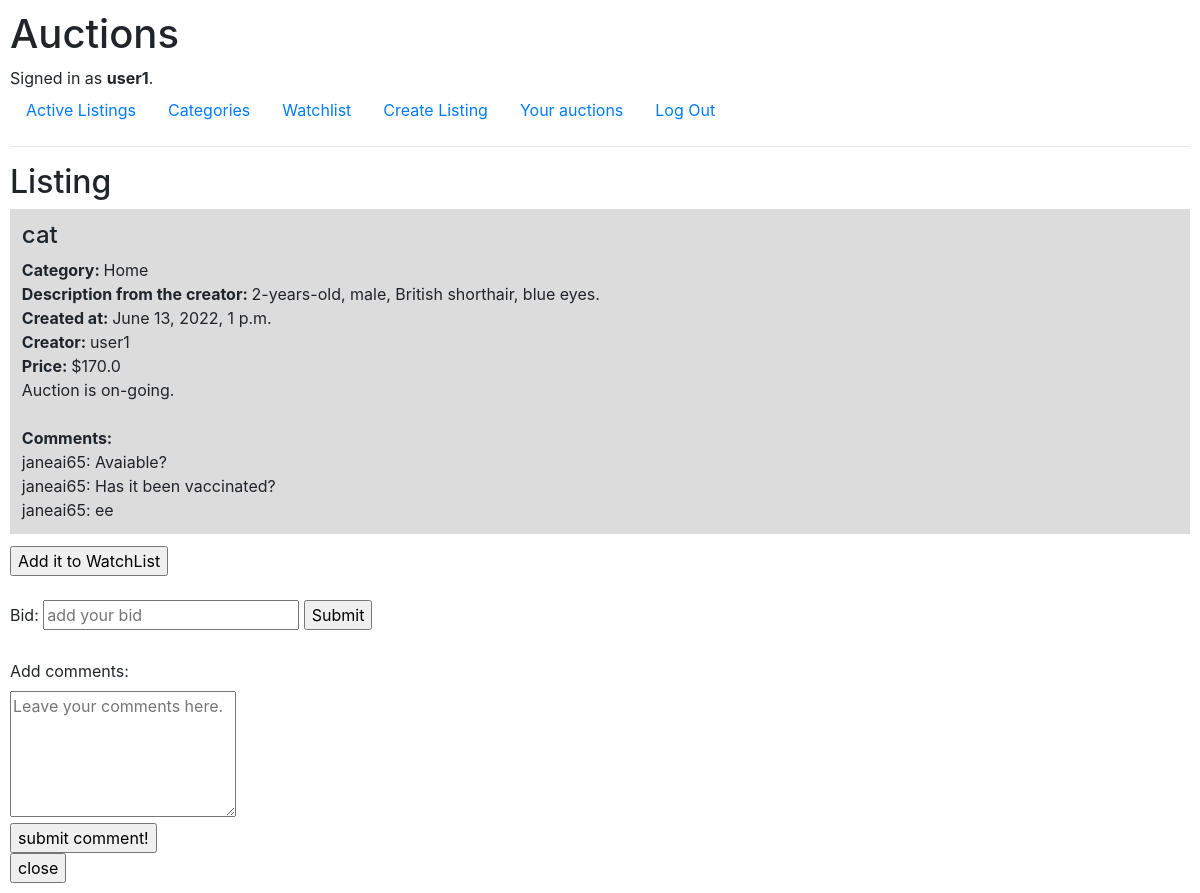
The page /listing/1 (signed in) on the database its author committed.
### auctions/models.py (models this page shows, shortened)
class User(AbstractUser):
    pass

class Listing(models.Model):
    title = models.CharField(max_length=64)
    description = models.CharField(max_length=256)
    created_date = models.DateTimeField(auto_now=True)
    starting_bid = models.FloatField(blank=True, null=True)
    current_bid = models.FloatField(blank=True, null=True)
    creator = models.ForeignKey(User, on_delete=models.CASCADE, blank=True, null=True, related_name="creator")
    current_bidder = models.ForeignKey(User, on_delete=models.CASCADE, blank=True, null=True, related_name="winner")
    watchers = models.ManyToManyField(User, blank=True, related_name="wishlistings")
    is_active = models.BooleanField(default=True)
    CATEGORY_CHOICES = [
        ('FASHION', 'Fashion'),
        ('TOYS', 'Toys'),
        ('ELECTRONICS', 'Electronics'),
        ('HOME','Home')
    ]
    category = models.CharField(
        max_length=24,
        choices = CATEGORY_CHOICES,
    )

class Comment(models.Model):
    commentor = models.ForeignKey(User, on_delete=models.CASCADE, blank=True, null=True, related_name="user_comments")
    comment_content = models.CharField(max_length=256)
    date = models.DateTimeField(auto_now=True)
    listing = models.ForeignKey(Listing, on_delete=models.CASCADE, blank=True, null=True, related_name="comments")

### auctions/views.py (the view, shortened to what this page needs)
# urls.py: path("listing/<int:listing_id>", views.listing, name="listing"),
@login_required
def listing(request, listing_id):
    listing = Listing.objects.get(id=listing_id)
    user = request.user
    is_watched = user.wishlistings.filter(id=listing.id)
    is_creator = (listing.creator == user)
    return render(request, "auctions/listing.html", {
        "listing": listing,
        "is_watched": is_watched,
        "is_creator" : is_creator,
        "comments": listing.comments.all()
    })

### auctions/templates/auctions/listing.html (shortened to what this page needs)
{% extends "auctions/layout.html" %}
{% block body %}
    <h2>Listing</h2>
    <div style="border: 10px; padding:1%; background-color: gainsboro; margin-bottom: 1%;">
        <div><h4>{{ listing.title }}</h4></div>
        <div><b>Category: </b>{{ listing.category.capitalize }}</div>
        <div><b>Description from the creator: </b>{{ listing.description }}</div>
        <div><b>Created at: </b>{{ listing.created_date }}</div>
        <div><b>Creator: </b>{{ listing.creator }}</div>
        <div><b>Price: </b>${{listing.current_bid}}</div>
        {% if listing.is_active %}
            <div>Auction is on-going.</div>
        {% else %}
            <div>Acution is finished.</div>
            <div>{{ listing.current_bidder }} won the auction. </div>
        {% endif %}
        <div><b>Comments:</b></div>
        {% for comment in comments %}
            <div>{{ comment.commentor }}: {{ comment.comment_content }}</div>
        {% endfor %}
    </div>
    {% if listing.is_active %}
        <form action="{% url 'listing' listing.id %}" method="POST">
            {% if is_watched %}
                <input type="submit"  name="update_watchlist" value="Remove from WatchList">
            {% else %}
                <input type="submit" name="update_watchlist" value="Add it to WatchList">
            {% endif %}
        </form>
        <form action="{% url 'listing' listing.id %}" method="POST">
            <label>Bid: </label>
            <input type="number" name="bid" placeholder="add your bid">
            <input type="submit" name="submit_bid">
        </form>
        <form action="{% url 'listing' listing.id %}" method="POST">
            <label>Add comments:</label></br>
            <textarea type="text" name="comment" cols="20" rows="5" placeholder="Leave your comments here."></textarea></br>
            <input type="submit" name="submit_comment" value="submit comment!">
        </form>
        {% if is_creator %}
            <form action="{% url 'listing' listing.id %}" method="POST">
                <input type="submit" name="close_auction" value="close">
            </form>
        {% endif %}
    {% endif %}
{% endblock %}

### auctions/templates/auctions/layout.html (shortened to what this page needs)
{% load static %}
<!DOCTYPE html>
<html lang="en">
    <head>
        <link rel="stylesheet" href="https://stackpath.bootstrapcdn.com/bootstrap/4.4.1/css/bootstrap.min.css">
        <link href="{% static 'auctions/styles.css' %}" rel="stylesheet">
    </head>
    <body>
        <h1>Auctions</h1>
        <div>
            {% if user.is_authenticated %}
                Signed in as <strong>{{ user.username }}</strong>.
            {% else %}
                Not signed in.
            {% endif %}
        </div>
        <ul class="nav">
            <li class="nav-item">
                <a class="nav-link" href="{% url 'index' %}">Active Listings</a>
            </li>
            <li class="nav-item">
                <a class="nav-link" href="{% url 'categories' %}">Categories</a>
            </li>
            <li class="nav-item">
                <a class="nav-link" href="{% url 'watchlist' %}">Watchlist</a>
            </li>
            {% if user.is_authenticated %}
                <li class="nav-item">
                    <a class="nav-link" href="{% url 'create' %}">Create Listing</a>
                </li>
                <li class="nav-item">
                    <a class="nav-link" href="{% url 'closed_listings' %}">Your auctions</a>
                </li>
                <li class="nav-item">
                    <a class="nav-link" href="{% url 'logout' %}">Log Out</a>
                </li>
            {% endif %}
        </ul>
        <hr>
        {% block body %}
        {% endblock %}
    </body>
</html>

### auctions/static/auctions/styles.css (style rules this page uses)
body { padding: 10px; }

### rows shown on the page
User: username "user1"
Listing: title "cat", category "Home", description "2-years-old, male, British shorthair, blue eyes.", created_date "June 13, 2022, 1 p.m.", creator "user1", current_bid "170.0"
Comment: commentor "janeai65", comment_content "Avaiable?"
Comment: commentor "janeai65", comment_content "Has it been vaccinated?"
Comment: commentor "janeai65", comment_content "ee"
